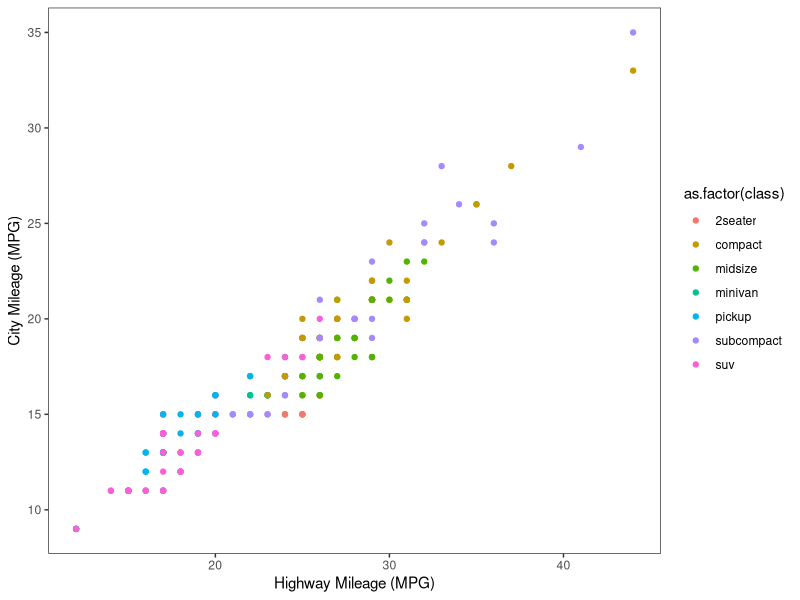
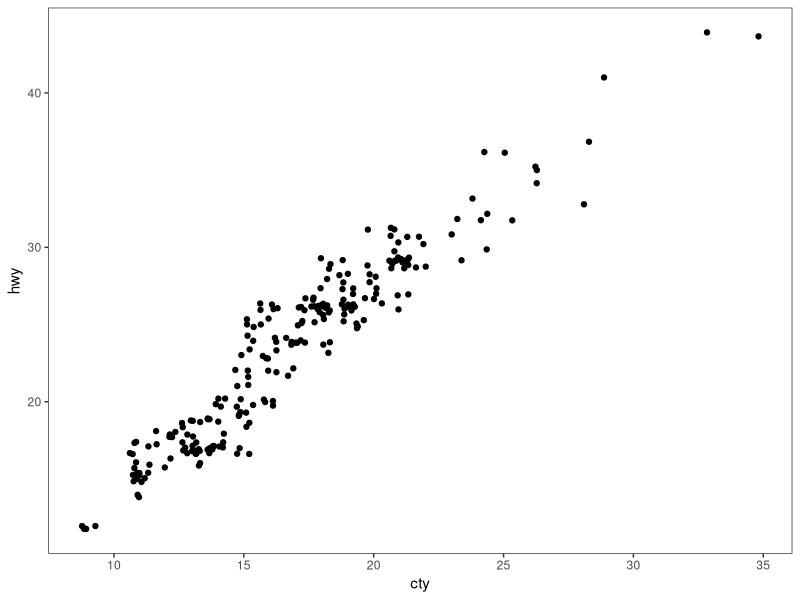
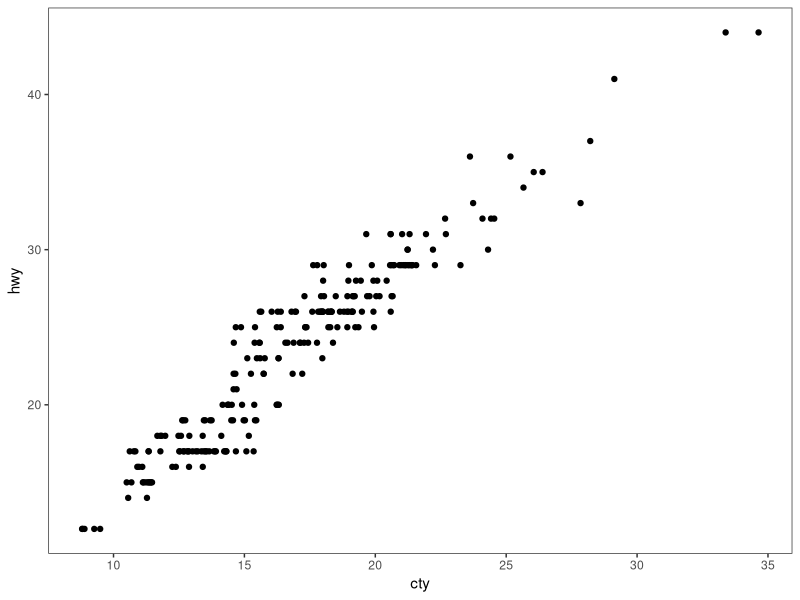
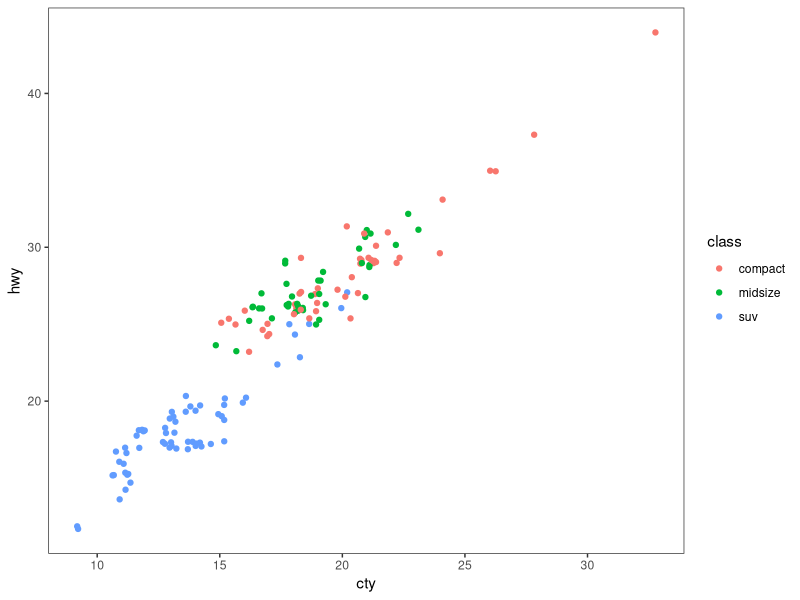
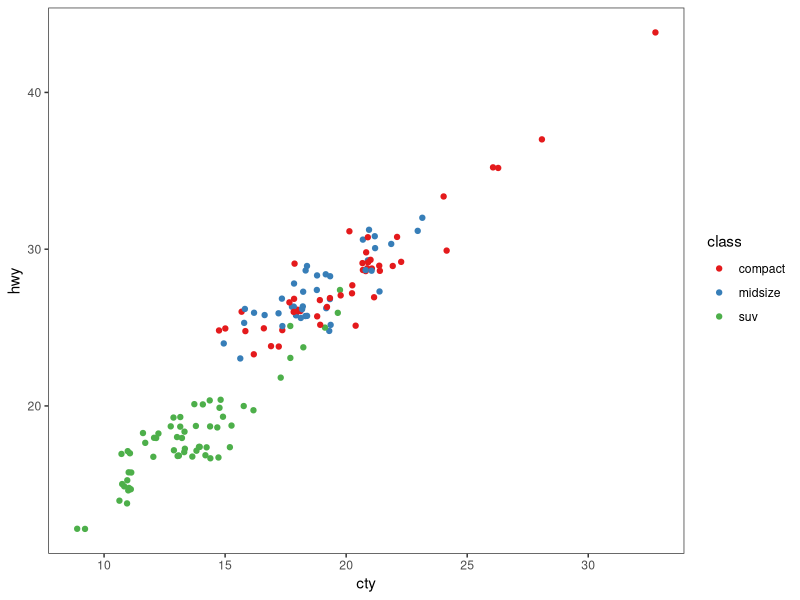
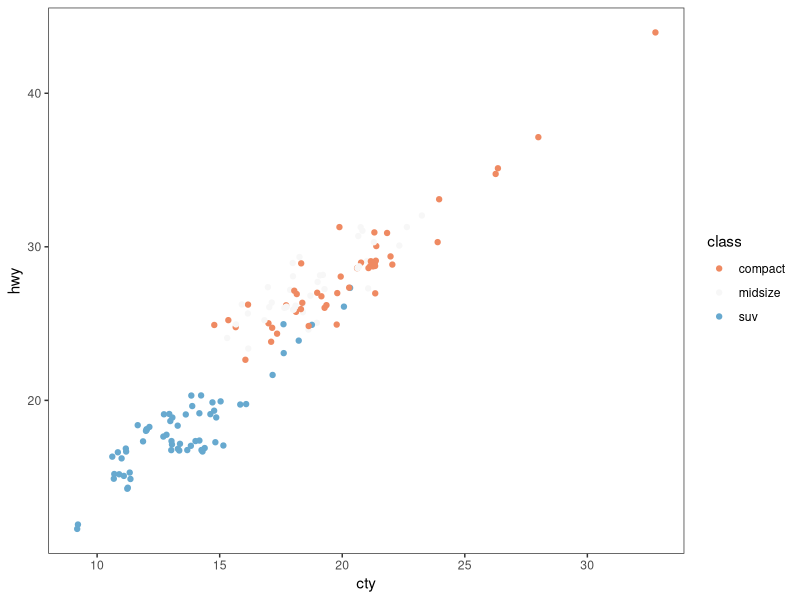
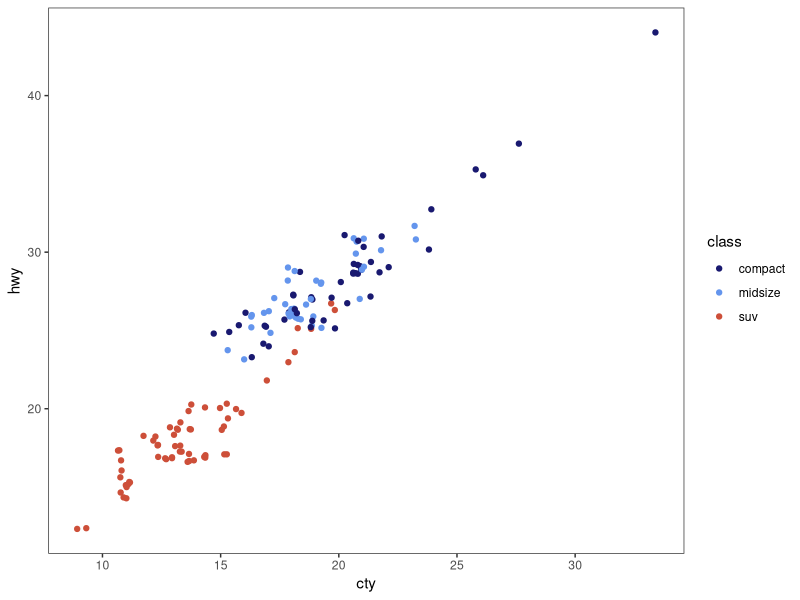
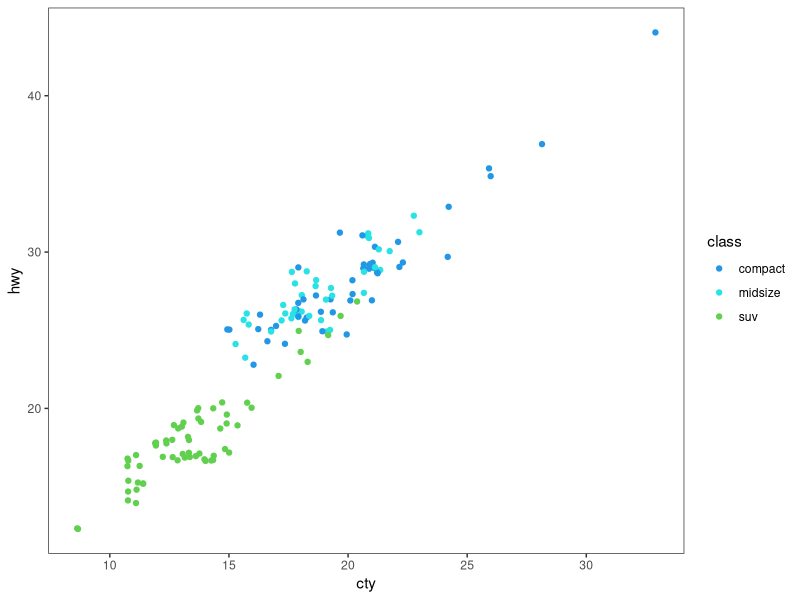

R code for these plots, in order: (Note: this script raises an error after producing the figures.)
# ---------------------------------------------------------- #
#### MODULE 3: Plot even more data!                       ####               
# ---------------------------------------------------------- #

## OBJECTIVE:
# 1. To develop a "grammar of graphics".
# 2. To become comfortable using ggplot2 for exploratory data visualization.


# ---------------------------------------------------------- #
#### SET UP:                                              ####
# ---------------------------------------------------------- #
# REMINDER: In RStudio, open the Rproject for our course (UNCG_DataWrangling), 
# pull any changes from GitHub, and navigate to the branch you created for 
# yourself (just a single branch for the whole semester) in RStudio's Git tab.
# Open this week's assignment in this new branch to complete and submit on GitHub.
# Ideally, you'll commit your answers a bit at a time as you work through
# this assignment, rather than committing all at once at the end.

# Reminder of some helpful resources for graphing in R:
# ggplot Cookbook: http://www.cookbook-r.com/Graphs/
# Official ggplot2 Book: https://ggplot2-book.org/
# Themes in ggplot2: https://ggplot2-book.org/polishing.html#themes

# In ggplot2, aesthetic means “something you can see”. Each aesthetic is a
# mapping between a visual cue and a variable.
# Examples include:
# position (i.e., on the x and y axes)
# color (“outside” color)
# fill (“inside” color)
# shape (of points)
# line type
# size

# Each type of geometric object (geom) accepts only a subset of all aesthetics.
# Refer to the geom help pages to see what mappings each geom accepts. Aesthetic
# mappings are set with the aes() function.

# TASK: We will be using the ggplot2 package for graphing. Fortunately, ggplot2 
# is nested within the tidyverse package (along with many others).
# Start by writing code to load the tidyverse library.
# HINT: see the end of assignment #1 if you forgot how to load a package.

library(tidyverse)

# TASK: Write code below to set your theme to black and white and both your major
# AND minor gridlines to element_blank for all plots you'll be making today.
# HINT: Check back to last week's assignment section 1.9 for setting themes for
# all plots.

theme_set(theme_bw())
theme_update(panel.grid.major=element_blank(),
             panel.grid.minor=element_blank())


# ---------------------------------------------------------- #
#### 1.0 CORRELATION                                      ####
# ---------------------------------------------------------- #

# We learned how to make correlations last week, but it never hurts to get
# more practice! Let's start by using a data set built into ggplot2.
# The mpg dataset looks at the gas efficiency of different cars. Run the following
# code to load the data:
data(mpg, package = "ggplot2")

# TASK: Create a scatterplot (i.e., a dot plot) to relate city and highway mileage.
# Color the points by the class of car (class column) and label the x and y axis 
# to be more informative (City Mileage (MPG) vs Highway Mileage (MPG)).
# HINT: Refer back to last week's assignment or the ggplot help resources if you 
# forget how to make a scatterplot.

ggplot(mpg, aes(x=hwy,y=cty))+
  xlab('Highway Mileage (MPG)')+
  ylab('City Mileage (MPG)')+
  geom_point(aes(color=as.factor(class)))

# Looks alright, but the graph may be hiding some information...
# QUESTION: How many data points are in the mpg dataframe?

str(mpg)
# There are 234 obs. in 11 columns

# QUESTION: Approximately how many dots are in the graph you just made? How does
# that compare to the number of observations in the dataframe?

# There are roughly 78 points on the graph, which is a lot smaller than
# The number of observations.

# Try another correlation-focused geom that addresses this problem by running
# the following code:
ggplot(data=mpg, aes(x=cty, y=hwy)) + 
  geom_jitter()


# QUESTION: What happened when you created the plot with geom_jitter?

# A LOT more observations were added to the plot and some points were added in randomly.

# QUESTION: Run the code to create a plot using geom_jitter a second time. Then run it
# again and again. What happens each time? Why is this happening?

# The graph slightly shifts because the geom_jitter() function randomly moves the points 
# along the x and y axises.

# TASK: The default in geom_jitter is to jitter (or slightly move) the points away
# from each other in both the x and y directions. Check the help file for geom_jitter
# and write code below to make a graph where you jitter points in only the x-dimension
# by 0.5.

ggplot(data=mpg, aes(x=cty, y=hwy)) + 
  geom_jitter(height= F, width=0.5)

# ---------------------------------------------------------- #
#### 1.1 DETOUR! COLORS, COLORS, COLORS                   ####
# ---------------------------------------------------------- #

# Our world is so colorful, and our graphs can be too! But we want to be mindful
# of our color choices to not only be beautiful, but also informative and accessible.

# TASK: Create a new dataframe that filters our mpg data down to only information
# for car classes compact, midsize, and suv using an %in% statement. Name your 
# new dataframe mpgSubset.
# HINT: Refer back to the Transform assignment if you want help with %in% (or 
# try googling!)

mpgSubset <- mpg%>%
  filter(mpg$class%in%c('compact','midsize','suv'))

# ggplot has lots of nice (and some not so nice) built-in color palettes that we 
# can use to fill our bars with color. Try running the following code:
ggplot(data=mpgSubset, aes(x=cty, y=hwy, color=class)) +
  geom_jitter()

# The code above supplies us with ggplot's default color palette, which I find not
# so pleasing. Let's try to change this!

# We can add a statement specifying the scale of colors we would prefer. One way
# to do this is to use other pre-set palettes from ggplot. Run the code below to 
# ask ggplot to use the color brewer's palette called Set 1.
ggplot(data=mpgSubset, aes(x=cty, y=hwy, color=class)) +
  geom_jitter() +
  scale_color_brewer(palette="Set1")

# Alternatively, we could use the "RdBu" palette:
ggplot(data=mpgSubset, aes(x=cty, y=hwy, color=class)) +
  geom_jitter() +
  scale_color_brewer(palette="RdBu")

# QUESTION: Investigate the color brewer's range of palettes at this website: 
# https://r-graph-gallery.com/38-rcolorbrewers-palettes.html
# What do you notice about the colors chosen from each of the palettes that we
# used above? (i.e., does it use the first three colors in the palette? The last
# three? Some other combination?)

# For Set1, the first three colors are assigned to the three variables.
# For RdBu, the extremes and a middle ground color were assigned to the variables.


# We could also pick out EXACTLY which colors we want for our figure. 
# There are 4 main ways to specify colors in R:
### by name
### by number
### by Hex code
### with the rgb() function

# By Name: R allows you to call more than 600 colors by name! Run the following
# code to see a list:
colors()

# We can put in the colors we chose for each variable by adding the 
# scale_color_manual() function to our plot. Try it out by running the following
# code:
ggplot(data=mpgSubset, aes(x=cty, y=hwy, color=class)) +
  geom_jitter() +
  scale_color_manual(values=c('midnightblue', 'cornflowerblue', 'tomato3'))


# You can also chose colors by number, which are assigned in R.

# TASK: Copy and paste the code to make our scatterplot and replace the color names
# with three numbers of your choice (between 1 and 657). How does your new figure look?
# HINT: remember to remove the quotation marks when calling numbers.


ggplot(data=mpgSubset, aes(x=cty, y=hwy, color=class)) +
  geom_jitter() +
  scale_color_manual(values=c('388', '213', '515'))

# QUESTION: How do you think you could figure out which color name belongs to
# each color number?
# HINT: Try creating a dataframe from color() by passing it into the
# as.data.frame() function.

palette <- as.data.frame(colors())

# You can also chose colors by Hex code. A Hex color code is a 6-symbol code made
# of up to three 2-symbol elements (6 symbols in length all together). Each of 
# the 2-symbol elements represents a color value in the Red-Green-Blue (RGB) color
# scale from 0 to 255. Hex codes are written with a # in front of them. Let's try
# out calling our colors using hex code.
ggplot(data=mpgSubset, aes(x=cty, y=hwy, color=class)) +
  geom_jitter() +
  scale_color_manual(values=c('#191970', '#6495ED', '#FF6347'))

# There are two great things about hex codes. First, you can call ANY color you 
# want with a hex code. That is, you're not limited to the 657 colors that are
# in ggplot. By specifying the color by hex code, you can pick literally anything!

# TASK: Google the search term "color picker". This should bring up google's color
# picker (in addition to a billion other color picking websites). Use this color
# picker to generate the hex codes for three new colors of your choice. Then copy
# and paste the above code, replacing the hex codes with your color choices.

ggplot(data=mpgSubset, aes(x=cty, y=hwy, color=class)) +
  geom_jitter() +
  scale_color_manual(values=c('#40db42', '#000000', '#cc5e1f'))

#I call it "Spooktacular"

# The second great thing about hex codes is that you can control the transparency
# of your colors. Transparency is set in a hex code by adding two extra symbols
# to the end, which together make up the "alpha" element. Adding 00 to the end 
# of your hex code will make your color completely transparent, while adding FF 
# to the end will make it completely opaque. Any number/letters in-between will 
# result in partial transparency. You can find a complete list of transparencies
# between 0-100% here: https://gist.github.com/lopspower/03fb1cc0ac9f32ef38f4

# TASK: Try out transparency by copying and pasting your graph code below and
# adding the alpha element to the end of each of your hex codes to make your
# first color 0% transparent, your second color 50% transparent, and your third
# color 100% transparent.


ggplot(data=mpgSubset, aes(x=cty, y=hwy, color=class)) +
  geom_jitter() +
  scale_color_manual(values=c('#40db42ff', '#00000080', '#cc5e1f00'))

# QUESTION: What happened to the point that you set to 100% transparent?

# Those points are completely transparent

# Finally, we can set our colors using the rgb() function. This operates very
# similarly to the hex code, where you can pick exactly the color and transparency
# you want. Try it out by running the following code:
ggplot(data=mpgSubset, aes(x=cty, y=hwy, color=class)) +
  geom_jitter() +
  scale_color_manual(values=c(rgb(.10, .10, .44, .5), rgb(.39, .58, .93, .5), rgb(1.0, .39, .28, .5)))

# TASK: Modify the above code to make all of your points 50% transparent.

# There are so many inventive and artistic people in the world who have expanded
# the offerings for colors in ggplot. Check out some notable ones listed below
# when choosing colors for this assignment.
### Color-blind friendly palettes: https://github.com/JLSteenwyk/ggpubfigs
### Color palettes from vintage National Parks posters: https://github.com/katiejolly/nationalparkcolors
### Color palettes based on Wes Anderson movies: https://github.com/karthik/wesanderson
### Color palettes from famous Dutch paintings: https://github.com/EdwinTh/dutchmasters


# ---------------------------------------------------------- #
#### 1.2 DETOUR! LEGENDS                                  ####
# ---------------------------------------------------------- #

# When you specify colors in your ggplot code, R throws in a bonus legend for free!
# However, this legend is often not as clear or visually appealing as we might 
# prefer. But as with all geometric objects in ggplot, legends can be easily altered.

# Run the following code to create a scatter plot. Feel free to modify the colors
# as you prefer!
ggplot(data=mpgSubset, aes(x=cty, y=hwy, color=class)) +
  geom_jitter()

# QUESTION: Where did ggplot get the legend title and values from?


# We could change the title and values in our legend by altering the dataframe
# we are passing into ggplot. But that seems a bit drastic. Instead, we can 
# lean on the same code that specifies our color picks to alter the legend text.
# Try it out by running the following code:
ggplot(data=mpgSubset, aes(x=cty, y=hwy, color=class)) + 
  geom_jitter() + 
  scale_color_manual(values=c('#FCBA03', '#380754', '#496916'),
                     name='Class of Car', 
                     breaks=c('suv', 'midsize', 'compact'), 
                     labels=c('SUV', 'Midsize', 'Compact'))


# TASK: Label each line of the code above with what it is doing.
# HINT: Check the scale_color_manual help file or ggplot Cookbook for more info.


# IMPORTANT: It is important to pay attention to the order you provide ggplot with 
# your color choices and legend labels! Try running the following code:
ggplot(data=mpgSubset, aes(x=cty, y=hwy, color=class)) + 
  geom_jitter() + 
  scale_color_manual(values=c('#FCBA03', '#380754', '#496916'), 
                     name='Class of Car', 
                     breaks=c('suv', 'midsize', 'compact'), 
                     labels=c('Compact', 'SUV', 'Midsize')) 


# QUESTION: What is wrong with the code above? Why is it so important to be
# careful with the order you pass information into ggplot?


# While changing the legend text and factor order takes place in the scale_color_manual
# step, moving the legend around on the graph page is part of the graph theme. We
# can try this out using the code below:
ggplot(data=mpgSubset, aes(x=cty, y=hwy, color=class)) + 
  geom_jitter() + 
  theme(legend.position='top')


# TASK: Modify the code above to have the legend display along the bottom of
# the figure.


# We can also have the legend located within the area of the graph itself! We can 
# do this by specifying the coordinates for where the legend should go within the
# graph axes. First we set the legend position and then we set the anchoring 
# position by justifying the legend.
### bottom left: 0,0
### bottom right: 1,0
### top left: 0,1
### top right: 1,1

# Try it out by running the following code:
ggplot(data=mpgSubset, aes(x=cty, y=hwy, color=class)) + 
  geom_jitter() + 
  theme(legend.position=c(1,0), legend.justification=c(1,0))

# QUESTION: What happens if you don't include the code for legend justification
# above?


# TASK: Copy and paste the code from above. Modify it to place the legend in the
# upper left part of the graph.


# Finally, we might want to remove the legend altogether! We would do so by
# modifying the theme as well. 

# TASK: Check the ggplot cookbook to find the legends section. Read what it says 
# about removing the legend. Then copy and paste the graph code from above. Modify
# the code to remove the legend.


# ---------------------------------------------------------- #
#### 2.0 DEVIATION                                        ####
# ---------------------------------------------------------- #

# Used to compare variation in values between small number of items (or categories) 
# with respect to a fixed reference.

# Whether the graphical type is a deviation graph or a composition graph (or a 
# ranking graph) may depend on the underlying data structure.

# We used geom_bar() last week with factor data to create a bar graph. But
# geom_bar() is a bit tricky because it can make EITHER a bar graph or a histogram
# depending on the data you give it. The default of geom_bar() is to set stat to 
# count so if you give it just a continuous x value, it will make a histogram. Try
# it with the following code:
ggplot(data=mpg, aes(x=hwy)) + 
  geom_bar()

# In order to have the geom create bars and not a histogram, you must:
# 1) Set stat = identity
# 2) Provide both an x and a y inside the aes(), where x is either a character 
# or factor and y is numeric.

# TASK: Create a dataframe of summary statistics for the mpg data, calculating the
# mean, standard deviation, and standard error for highway mpg grouping by class.
# Name the resulting dataframe highwayMPG and your new variables hwy_mean, hwy_sd,
# and hwy_se.
# HINT: Look back at the Transform assignment if you forget how to summarize the
# data. Also recall, standard error = 1.96*standard deviation.


# TASK: Create a bar graph showing the average highway MPG on the y-axis and 
# car class on the x-axis. Fill the bars by class. Add in error bar caps that are 20%
# the width pf the bars.
# HINT: Don't forget to change stat from the default in your geom_bar() statement!


# ---------------------------------------------------------- #
#### 2.1 DETOUR! COLORS AND LEGENDS, AGAIN                ####
# ---------------------------------------------------------- #

# Recall that some geometric elements require fills instead of (or sometimes in
# addition to) colors.

# TASK: Create a bar graph with the mpg summary stats with the following parameters:
# (1) Black bar outline
# (2) Bars filled with the color brewer palette "Dark2" using the scale_fill_manual
#     statement
# (3) No legend
# (4) Informative x- and y-axis labels. 

# HINT: Carefully consider whether your color and/or fill should go within an aes() 
# statement, the scale_fill_manual or scale_color_manual statements, or neither.
# If in doubt, try a bunch of ways until it looks how we want it. And consult 
# your helpful ggplot resources on the web.


# ---------------------------------------------------------- #
#### 2.2 DETOUR! AXIS MODIFICATIONS                       ####
# ---------------------------------------------------------- #

# Run the following code, feeling free to modify colors as you prefer:
ggplot(data=highwayMPG, aes(x=class, y=hwy_mean, fill=class)) +
  geom_bar(stat='identity') 

# QUESTION: Where is ggplot getting the x-axis tick labels from?


# Often our tick labels are not the best. We can modify them to be more informative
# or visually appealing by directly modifying the dataframe, but again this feels
# a bit extreme. Instead, we can directly modify the scale of the axis. For axes
# that deal with categories, we are setting the discrete scale. Try it out by
# running the following code:
ggplot(data=highwayMPG, aes(x=class, y=hwy_mean, fill=class)) +
  geom_bar(stat='identity') +
  scale_x_discrete(labels=c('sport', 'compact', 'midsize', 'minivan', 'pickup', 'subcompact', 'SUV'))

# We can also change the scale of the continuous axes, including how large they are
# and where the tick marks fall as follows:
ggplot(data=highwayMPG, aes(x=class, y=hwy_mean, fill=class)) +
  geom_bar(stat='identity') +
  scale_y_continuous(breaks=seq(0, 50, 10)) +
  coord_cartesian(ylim=c(0,50))

# QUESTION: Try running the code above without the coord_cartesian() statement. 
# What is surprising about the resulting graph? Based on this result, what do you
# think the coord_cartesian() statement does?


# We can also add a statement into the scale discrete or continuous statements
# to name our axes, rather than putting in a whole separate step of xlab() or ylab().
# Try it out with the following code:
ggplot(data=highwayMPG, aes(x=class, y=hwy_mean, fill=class)) +
  geom_bar(stat='identity') +
  scale_x_discrete(name='Class of Car') +
  scale_y_continuous(name='Mean Highway MPG')


# Finally, we can flip our axes easily in ggplot as follows:
ggplot(data=highwayMPG, aes(x=class, y=hwy_mean, fill=class)) +
  geom_bar(stat='identity') +
  coord_flip()


# TASK: Let's put it all together. Make a graph of the mpg summary stats with the
# following specifications:
# (1) color by class of car using a color scheme of your choice (not the default)
# (2) plot the class of car on the x-axis and the highway MPG on the y axis
# (3) include better names for the x- and y-axis titles
# (4) include better names for the car classes
# (5) set the scale of the highway mpg to run from 0 to 30 with breaks every 5 
# (6) flip your axes
# (7) remove the legend


# ---------------------------------------------------------- #
#### 3.0 RANKING                                          ####
# ---------------------------------------------------------- #
# Used to compare the position or performance of multiple items with respect to 
# each other. Actual values matters somewhat less than the ranking.

# TASK: Create a dataframe of summary statistics for the mpg data, calculating the
# mean, standard deviation, and standard error for CITY mpg grouping by class.
# Name the resulting dataframe cityMPG and your new variables city_mean, city_sd,
# and city_se.
# HINT: Look back at the Transform assignment if you forget how to summarize the
# data. Also, standard error = 1.96*standard deviation.


# Now we want to plot our data in order from smallest to largest city MPG to get
# a ranking. To do so, we need to use the reorder() function to rearrange the data
# going into our x-axis.
ggplot(cityMPG, aes(x=reorder(class, city_mean), y=city_mean)) + 
  geom_bar(stat="identity")

# TASK: Recreate the above ranking figure to include the following:
# (1) class of car on the x-axis with informative axis and tick labels
# (2) MPG ordered from highest to lowest (hint: try google if you're unsure)
# (3) bars with dary grey outlines and filled by class with your favorite color scheme
# (4) error bars with end caps 30% the width of the bars
# (5) y-axis from 0 to 30 with tick marks every 5
# (6) no legend.


# ---------------------------------------------------------- #
#### 4.0 DISTRIBUTION                                     ####
# ---------------------------------------------------------- #
# When you have lots and lots of data points and want to study where and how the
# data points are distributed.

# Histograms can be accomplished with either geom_bar() or geom_histogram()
ggplot(mpg, aes(hwy)) + 
  geom_histogram()

# TASK: Recreate the graph above, but using geom_bar() instead


# TASK: Try making a histogram with the categorical variable 'manufacturer'.
# What error message do you get?


# QUESTION: What happens when you follow the advice of the error message and 
# make stat='count'?
ggplot(mpg, aes(manufacturer)) + 
  geom_histogram(stat="count")


# TASK: Make a boxplot comparing the distribution of cty (city mileage) for
# each class of car.
# HINT: Look back to last week if you forget how to make a boxplot.


# We can also make a different type of distribution, a violin plot using the 
# geom_violin statement as follows:
ggplot(mpg, aes(x=class, y=cty)) + 
  geom_violin()

# QUESTION: What does a violin plot show? Check google if you're unsure.


# ---------------------------------------------------------- #
#### 5.0 COMPOSITION                                      ####
# ---------------------------------------------------------- #
# Bar charts and pie charts are classic ways of showing composition of a dataset.

# TASK: Let's get some data for this task by determining the number of cars from 
# each car manufacturer in our mpg dataframe. We can do this as follows:
manufacturerFreq <- mpg %>% 
  group_by(manufacturer) %>% 
  summarize(frequency=length(manufacturer)) %>% 
  ungroup()

# TASK: Make a bar graph of the number of cars (frequency) by manufacturer using
# the dataframe we created above.


# We can switch the bar chart you created above into a pie chart simply by changing
# the coordinate system through a series of steps as follows:

ggplot(manufacturerFreq, aes(x=manufacturer, y=frequency)) +
  geom_bar(stat="identity") +
  coord_polar()

ggplot(manufacturerFreq, aes(x=manufacturer, y=frequency, fill=manufacturer)) +
  geom_bar(stat="identity") +
  coord_polar()

ggplot(manufacturerFreq, aes(x="", y=frequency, fill=manufacturer)) +
  geom_bar(stat="identity", width=1) +
  coord_polar()

ggplot(manufacturerFreq, aes(x="", y=frequency, fill=manufacturer)) +
  geom_bar(stat="identity", width=1) +
  coord_polar(theta="y")

ggplot(manufacturerFreq, aes(x="", y=frequency, fill=manufacturer)) +
  geom_bar(stat="identity", width=1) +
  coord_polar(theta="y", start=0) +
  theme_void() +
  theme(legend.title = element_text(size = 12.5), 
        legend.text  = element_text(size = 8.5),
        legend.key.size = unit(.75, "lines"))

# TASK: Annotate the code below to describe what each line does:
ggplot(manufacturerFreq, aes(x="", y=frequency, fill=manufacturer)) +
  geom_bar(stat="identity", width=1) +
  coord_polar(theta="y", start=0) +
  theme_void() +
  theme(legend.title = element_text(size = 12.5), 
        legend.text  = element_text(size = 8.5),
        legend.key.size = unit(.75, "lines"))


# ---------------------------------------------------------- #
#### 6.0 CHANGE                                           ####
# ---------------------------------------------------------- #

# Time series are often best visualized with line graphs. Let's try this out
# with some new data:
data("economics")

# TASK: Use the economics dataset to plot the number of people who are unemployed
# over time (unemploy vs date). Make a scatterplot, then connect the points with 
# lines using geom_line().
# HINT: use ?economics to get more information about this dataset.




# ---------------------------------------------------------- #
#### GROUPS AND MAPS                                      ####
# ---------------------------------------------------------- #

# Let's save these for group project options, this assignment is really long!









# REMEMBER: Save and push your script when you're done with this assignment!
